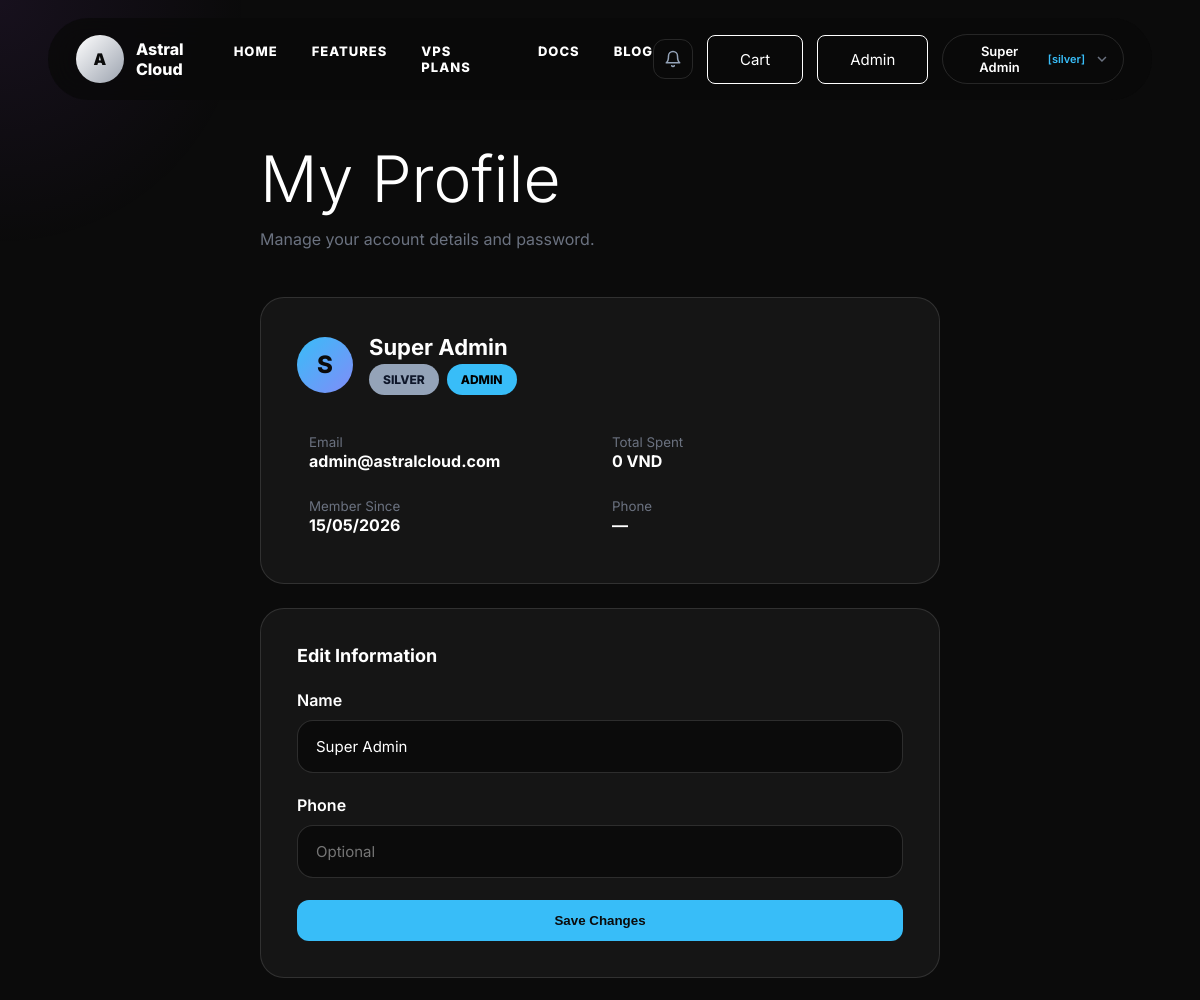
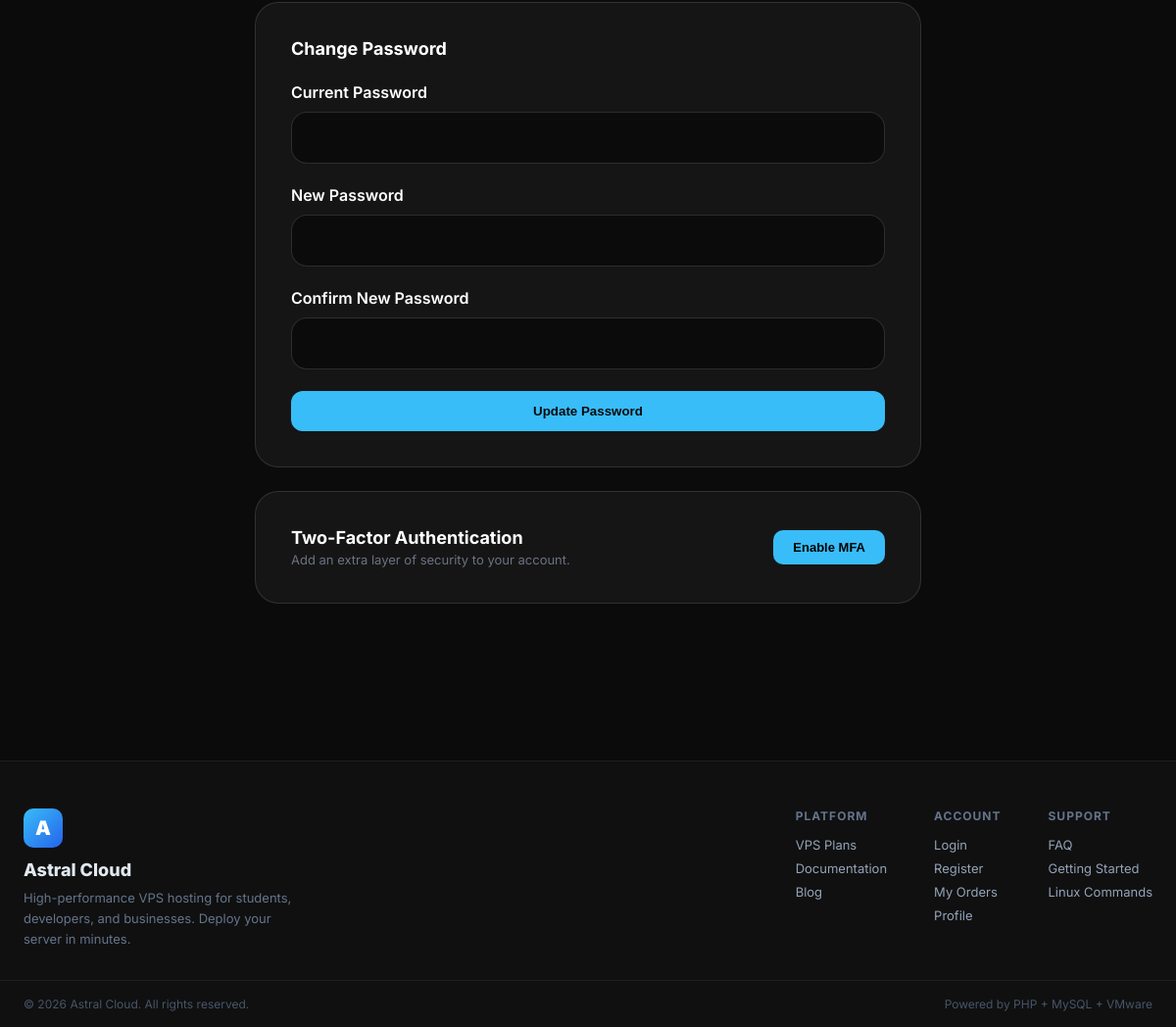
Screenshot of /profile (signed in) with the database file from the repository (2 pictures, top to bottom).
### tables this page shows
CREATE TABLE users (
    id            INT UNSIGNED AUTO_INCREMENT PRIMARY KEY,
    name          VARCHAR(100)  NOT NULL,
    email         VARCHAR(150)  NOT NULL UNIQUE,
    password      VARCHAR(255)  NOT NULL,                         
    phone         VARCHAR(20)   DEFAULT NULL,
    avatar        VARCHAR(255)  DEFAULT 'default_avatar.png',
    role          ENUM('user','staff','admin') NOT NULL DEFAULT 'user',
     
    tier          ENUM('silver','gold','diamond') NOT NULL DEFAULT 'silver',
    total_spent   DECIMAL(15,2) NOT NULL DEFAULT 0.00,
    is_locked     TINYINT(1)    NOT NULL DEFAULT 0,               
    locked_reason VARCHAR(255)  DEFAULT NULL,
    is_verified   TINYINT(1)    NOT NULL DEFAULT 1,               
    verification_token VARCHAR(64) DEFAULT NULL,
    mfa_secret          VARCHAR(32)   DEFAULT NULL,
    mfa_enabled         TINYINT(1)    NOT NULL DEFAULT 0,
    created_at    TIMESTAMP     NOT NULL DEFAULT CURRENT_TIMESTAMP,
    updated_at    TIMESTAMP     NOT NULL DEFAULT CURRENT_TIMESTAMP ON UPDATE CURRENT_TIMESTAMP,

    INDEX idx_role (role),
    INDEX idx_tier (tier),
    INDEX idx_is_locked (is_locked)
);

### src/app/Core/Response.php (called while the page is built, shortened)
<?php
class Response
{
    public function render(string $view, array $data = []): void
    {
        extract($data);
        require __DIR__ . '/../../Views/layouts/header.php';
        require __DIR__ . "/../../Views/{$view}.php";
        require __DIR__ . '/../../Views/layouts/footer.php';
    }
}

### src/index.php (called while the page is built, shortened)
<?php
    $_response = new Response();
    function view(string $view, array $data = []): void {
        global $_response;
        $_response->render($view, $data);
    }
    $router = new Router();
    $router->get('/',           \App\Controllers\ProductController::class, 'index');
    $router->get('/plans',      \App\Controllers\ProductController::class, 'plans');
    $router->get('/product',    \App\Controllers\ProductController::class, 'detail');
    $router->get('/blog',       \App\Controllers\ProductController::class, 'blog');
    $router->get('/docs',       \App\Controllers\ProductController::class, 'docs');
    $router->get('/api/health', \App\Controllers\HealthController::class, 'index');
    $router->get('/api/service-status', \App\Controllers\ConsoleController::class, 'status');
    $router->get('/login',      \App\Controllers\AuthController::class, 'login');
    $router->post('/login',     \App\Controllers\AuthController::class, 'login');
    $router->get('/register',   \App\Controllers\AuthController::class, 'register');
    $router->post('/register',  \App\Controllers\AuthController::class, 'register');
    $router->get('/logout',     \App\Controllers\AuthController::class, 'logout');
    $router->get('/verify',     \App\Controllers\AuthController::class, 'verify');
    $router->get('/verify-otp', \App\Controllers\AuthController::class, 'showOtpForm');
    $router->post('/verify-otp',\App\Controllers\AuthController::class, 'showOtpForm');
    $router->get('/forgot-password',    \App\Controllers\PasswordResetController::class, 'forgot');
    $router->post('/forgot-password',   \App\Controllers\PasswordResetController::class, 'forgot');
    $router->get('/reset-password',     \App\Controllers\PasswordResetController::class, 'reset');
    $router->post('/reset-password',    \App\Controllers\PasswordResetController::class, 'reset');
    $router->get('/mfa-verify',     \App\Controllers\AuthController::class, 'mfaVerify');
    $router->post('/mfa-verify',    \App\Controllers\AuthController::class, 'mfaVerify');
    $router->get('/mfa-setup',      \App\Controllers\ProfileController::class, 'setupMfa');
    $router->post('/mfa-setup',     \App\Controllers\ProfileController::class, 'setupMfa');
    $router->get('/cart',           \App\Controllers\CartController::class, 'index');
    $router->post('/cart/add',      \App\Controllers\CartController::class, 'add');
    $router->post('/cart/remove',   \App\Controllers\CartController::class, 'remove');
    $router->post('/cart/update',   \App\Controllers\CartController::class, 'update');
    $router->get('/cart/count',     \App\Controllers\CartController::class, 'count');
    $router->get('/checkout',       \App\Controllers\CheckoutController::class, 'index');
    $router->post('/checkout/place-order',      \App\Controllers\CheckoutController::class, 'placeOrder');
    $router->get('/checkout/place-order',       \App\Controllers\CheckoutController::class, 'placeOrderGet');
    $router->get('/checkout/success',           \App\Controllers\CheckoutController::class, 'success');
    $router->post('/checkout/validate-voucher', \App\Controllers\CheckoutController::class, 'validateVoucher');
    $router->get('/payment/vnpay-return',   \App\Controllers\PaymentController::class, 'vnpayReturn');
    $router->get('/payment/vnpay-ipn',      \App\Controllers\PaymentController::class, 'vnpayIpn');
    $router->get('/orders',             \App\Controllers\OrderController::class, 'index');
    $router->get('/orders/invoice',     \App\Controllers\OrderController::class, 'invoice');
    $router->post('/orders/cancel',     \App\Controllers\OrderController::class, 'cancel');
    $router->post('/service/stop',      \App\Controllers\ServiceController::class, 'stop');
    $router->post('/service/start',     \App\Controllers\ServiceController::class, 'start');
    $router->post('/service/restart',   \App\Controllers\ServiceController::class, 'restart');
    $router->post('/service/rebuild',   \App\Controllers\ServiceController::class, 'rebuild');
    $router->get('/inbox',              \App\Controllers\InboxController::class, 'index');
    $router->post('/inbox/read',        \App\Controllers\InboxController::class, 'markRead');
    $router->get('/profile',            \App\Controllers\ProfileController::class, 'index');
    $router->post('/profile/update',    \App\Controllers\ProfileController::class, 'update');
    $router->get('/console',            \App\Controllers\ConsoleController::class, 'index');
    $router->get('/admin/orders',           \App\Controllers\AdminOrderController::class, 'index');
    $router->get('/admin/orders/invoice',   \App\Controllers\AdminOrderController::class, 'invoice');
    $router->post('/admin/orders/update',   \App\Controllers\AdminOrderController::class, 'update');
    $router->get('/admin/products',         \App\Controllers\AdminProductController::class, 'index');
    $router->post('/admin/products/store',  \App\Controllers\AdminProductController::class, 'store');
    $router->post('/admin/products/update', \App\Controllers\AdminProductController::class, 'update');
    $router->post('/admin/products/toggle', \App\Controllers\AdminProductController::class, 'toggle');
    $router->get('/admin',                  \App\Controllers\AdminDashboardController::class, 'index');
    $router->get('/admin/dashboard',        \App\Controllers\AdminDashboardController::class, 'index');
    $router->get('/admin/users',            \App\Controllers\AdminUserController::class, 'index');
    $router->post('/admin/users/toggle-lock', \App\Controllers\AdminUserController::class, 'toggleLock');
    $router->get('/admin/vouchers',         \App\Controllers\AdminVoucherController::class, 'index');
    $router->post('/admin/vouchers/store',  \App\Controllers\AdminVoucherController::class, 'store');
    $router->post('/admin/vouchers/toggle', \App\Controllers\AdminVoucherController::class, 'toggle');
    $router->get('/admin/reviews',          \App\Controllers\AdminReviewController::class, 'index');
    $router->post('/admin/reviews/toggle',   \App\Controllers\AdminReviewController::class, 'toggle');
    $router->get('/admin/emails',           \App\Controllers\AdminEmailController::class, 'index');
    $router->post('/admin/emails/send',     \App\Controllers\AdminEmailController::class, 'send');
    $router->get('/admin/audit-logs',      \App\Controllers\AdminAuditLogController::class, 'index');
    $router->post('/review/submit',        \App\Controllers\ReviewController::class, 'submit');
    $router->dispatch();

### src/Controllers/ProfileController.php (called while the page is built, shortened)
<?php
class ProfileController extends Controller {
    public function index(): void {
        $user    = User::getProfile($_SESSION["user_id"]);
        $error   = $_GET["error"] ?? "";
        $success = $_GET["success"] ?? "";
        view("profile/index", [
            "user"    => $user,
            "error"   => $error,
            "success" => $success,
            "title"   => "My Profile | Astral Cloud",
        ]);
    }
}

### src/Models/User.php (called while the page is built, shortened)
<?php
class User {
    public static function getProfile(int $id): ?array {
        $pdo = Database::getConnection();
        $stmt = $pdo->prepare("SELECT id, name, email, password, phone, role, tier, total_spent, mfa_secret, mfa_enabled, created_at FROM users WHERE id = :id LIMIT 1");
        $stmt->execute(['id' => $id]);
        return $stmt->fetch() ?: null;
    }
}

### src/Views/profile/index.php (the view, shortened to what this page needs)
<section class="page-section" style="padding-top:140px;display:flex;align-items:flex-start;justify-content:center;">
<div style="width:100%;max-width:680px;">
    <h1 style="font-size:clamp(42px,6vw,64px);font-weight:300;margin-bottom:12px;">My Profile</h1>
    <p style="color:#6b7280;margin-bottom:48px;">Manage your account details and password.</p>
    <div class="glass-card mb-4">
        <div class="d-flex align-items-center gap-3 mb-4">
            <div style="width:56px;height:56px;border-radius:50%;background:linear-gradient(135deg,#38bdf8,#818cf8);display:flex;align-items:center;justify-content:center;font-size:24px;font-weight:800;color:#0b0b0b;">
                <?= strtoupper(substr($user['name'], 0, 1)) ?>
            </div>
            <div>
                <h2 style="font-size:22px;font-weight:700;"><?= htmlspecialchars($user['name']) ?></h2>
                <div class="d-flex gap-2" style="margin-top:4px;">
                    <span class="badge tier-<?= $user['tier'] ?>"><?= strtoupper($user['tier']) ?></span>
                    <?php if ($user['role'] !== 'user'): ?>
                        <span class="badge bg-info" style="color:#000;"><?= strtoupper($user['role']) ?></span>
                    <?php endif; ?>
                </div>
            </div>
        </div>
        <div class="row">
            <div class="col-md-6">
                <small class="text-muted">Email</small>
                <p class="fw-bold"><?= htmlspecialchars($user['email']) ?></p>
            </div>
            <div class="col-md-6">
                <small class="text-muted">Total Spent</small>
                <p class="fw-bold"><?= number_format($user['total_spent'], 0, ',', '.') ?> VND</p>
            </div>
            <div class="col-md-6">
                <small class="text-muted">Member Since</small>
                <p class="fw-bold"><?= date('d/m/Y', strtotime($user['created_at'])) ?></p>
            </div>
            <div class="col-md-6">
                <small class="text-muted">Phone</small>
                <p class="fw-bold"><?= htmlspecialchars($user['phone'] ?: '—') ?></p>
            </div>
        </div>
    </div>
    <div class="glass-card mb-4">
        <h3 style="font-size:18px;font-weight:700;margin-bottom:24px;">Edit Information</h3>
        <form action="/profile/update" method="POST">
            <div class="form-group">
                <label>Name</label>
                <input type="text" name="name" value="<?= htmlspecialchars($user['name']) ?>" required>
            </div>
            <div class="form-group">
                <label>Phone</label>
                <input type="text" name="phone" value="<?= htmlspecialchars($user['phone'] ?? '') ?>" placeholder="Optional">
            </div>
            <button type="submit" class="btn-primary w-100" style="border-radius:12px;">Save Changes</button>
        </form>
    </div>
    <div class="glass-card mb-4">
        <h3 style="font-size:18px;font-weight:700;margin-bottom:24px;">Change Password</h3>
        <form action="/profile/update" method="POST">
            <div class="form-group">
                <label>Current Password</label>
                <input type="password" name="current_password" required>
            </div>
            <div class="form-group">
                <label>New Password</label>
                <input type="password" name="new_password" required minlength="6">
            </div>
            <div class="form-group">
                <label>Confirm New Password</label>
                <input type="password" name="confirm_password" required minlength="6">
            </div>
            <button type="submit" class="btn-primary w-100" style="border-radius:12px;">Update Password</button>
        </form>
    </div>
    <?php
        $mfaEnabled = !empty($user['mfa_secret']) && $user['mfa_enabled'] == 1;
    ?>
    <div class="glass-card">
        <div style="display:flex;justify-content:space-between;align-items:center;flex-wrap:wrap;gap:12px;">
            <div>
                <h3 style="font-size:18px;font-weight:700;margin:0;">Two-Factor Authentication</h3>
                <p style="color:#6b7280;font-size:13px;margin:4px 0 0;">
                    <?= $mfaEnabled ? 'MFA is currently <span style="color:#4ade80;">enabled</span>.' : 'Add an extra layer of security to your account.' ?>
                </p>
            </div>
            <?php if ($mfaEnabled): ?>
                <form action="/profile/update" method="POST" style="display:flex;align-items:center;gap:8px;">
                    <?= csrfField() ?>
                    <input type="hidden" name="action" value="disable_mfa">
                    <input type="text" name="mfa_code" placeholder="MFA code" maxlength="6" pattern="[0-9]{6}" inputmode="numeric" autocomplete="one-time-code" required
                           style="width:100px;text-align:center;font-family:'Courier New',monospace;font-size:16px;letter-spacing:4px;background:rgba(0,0,0,0.3);border:1px solid rgba(255,255,255,0.1);color:#fff;padding:8px;border-radius:8px;">
                    <button type="submit" class="action-btn danger" style="padding:10px 16px;border-radius:10px;font-size:13px;font-weight:600;background:transparent;border:1px solid rgba(239,68,68,0.3);color:#ef4444;cursor:pointer;">Disable</button>
                </form>
            <?php else: ?>
                <form action="/profile/update" method="POST">
                    <button type="submit" class="action-btn primary" style="padding:10px 20px;border-radius:10px;font-size:13px;font-weight:600;background:#38bdf8;color:#000;border:none;cursor:pointer;">Enable MFA</button>
                </form>
            <?php endif; ?>
        </div>
    </div>
</div>
</section>

### src/css/base.css (style rules this page uses)
* { margin: 0; padding: 0; box-sizing: border-box; }
html { scroll-behavior: smooth; }
body { font-family: "Inter", sans-serif; background: #0b0b0b; color: #fff; overflow-x: hidden; }
.page-section { min-height: 100vh; padding: 150px 9% 80px; }
.form-group { margin: 22px 0; }
.form-group label { display: block; margin-bottom: 10px; font-weight: 600; }
.form-group input, .form-group select, .form-group textarea { width: 100%; padding: 16px 18px; border-radius: 16px; border: 1px solid rgba(255, 255, 255, 0.14); background: #0b0b0b; color: #fff; font-family: inherit; font-size: 15px; }
.badge { padding: 8px 14px; border-radius: 999px; font-weight: 800; font-size: 12px; }
.glass-card { background: #151515; border: 1px solid rgba(255, 255, 255, 0.12); border-radius: 24px; padding: 36px; }
.tier-silver { background-color: #94a3b8; color: #0f172a; }
.text-muted { color: #6b7280; }
.fw-bold { font-weight: 700; }
.bg-info { background: #38bdf8; }
.d-flex { display: flex; }
.align-items-center { align-items: center; }
.gap-2 { gap: 8px; }
.gap-3 { gap: 16px; }
.mb-4 { margin-bottom: 24px; }
.w-100 { width: 100%; }
.btn-primary { background: #38bdf8; color: #0b0b0b; border: none; padding: 13px 28px; border-radius: 8px; font-weight: 700; cursor: pointer; }
.row { display: flex; flex-wrap: wrap; }
.col-md-6 { width: 50%; padding: 12px; }
.reveal { opacity: 0; transform: translateY(40px); transition: opacity 0.6s ease, transform 0.6s ease; }
.reveal.show { opacity: 1; transform: translateY(0); }

### rows the page displays
users: name "S", name "Super Admin", tier "SILVER", role "ADMIN", email "admin@astralcloud.com", total_spent "0", created_at "15/05/2026", phone "—"

### other values shown
$_SESSION['user_name'] "Super Admin"
$_SESSION['user_tier'] "silver"
